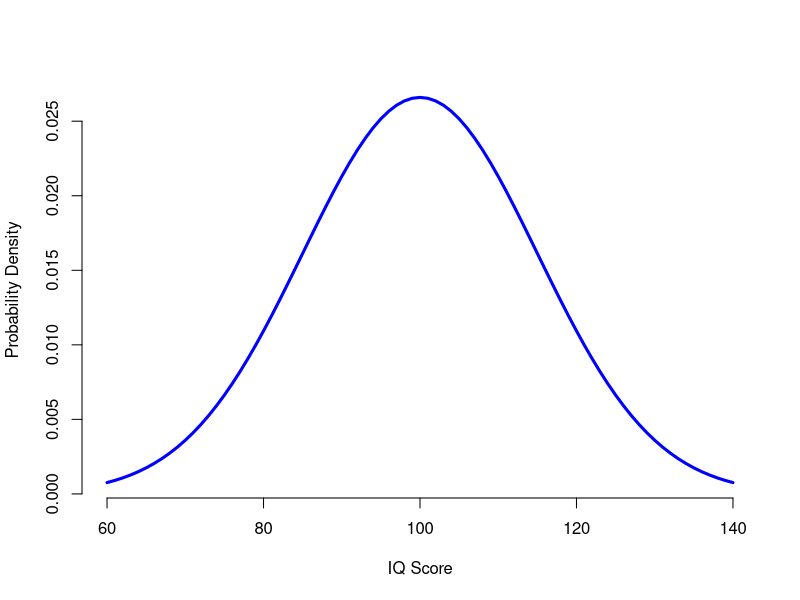
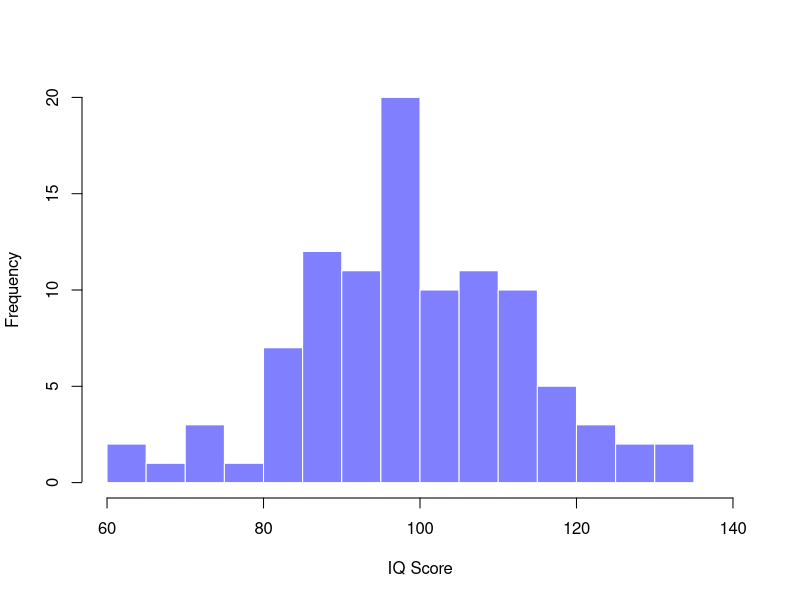
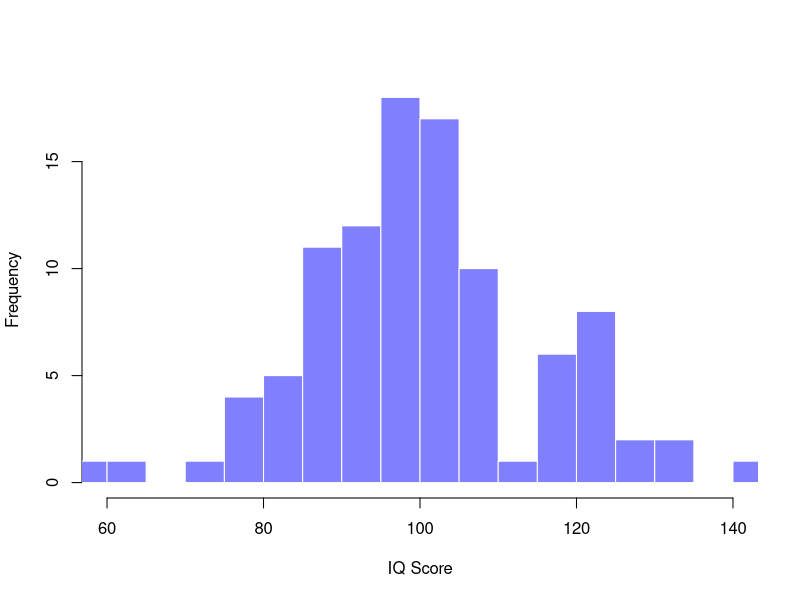
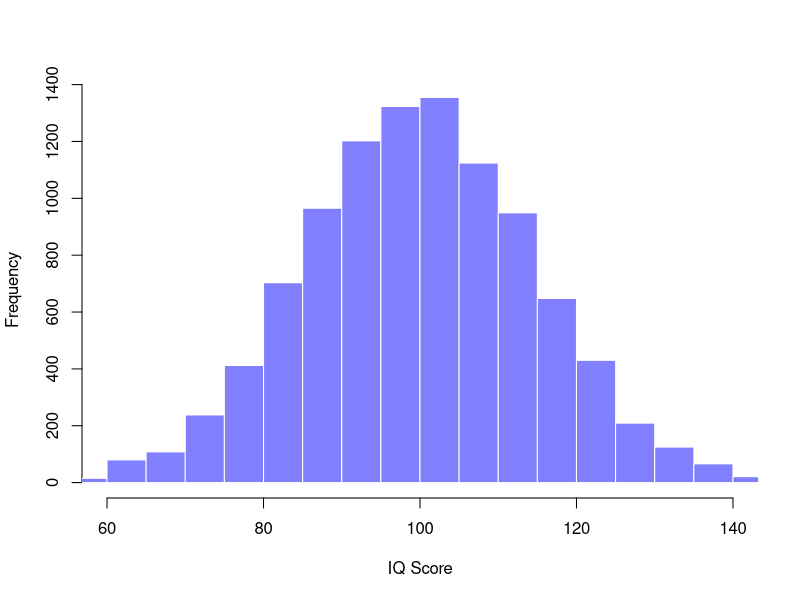

These figures' R source, in order: (Note: this script raises an error after producing the figures.)
## ---- chunk 1
knitr::opts_chunk$set(echo = TRUE)
## ---- chunk 2
estImg <- list()
emphCol <- rgb(0,0,1)
emphColLight <- rgb(.5,.5,1)
emphGrey <- grey(.5)
colour <- TRUE
	width <- 4.5
	height <- 4.5
	
	# plot
	x <- 60:140
	y <- dnorm(x,100,15)
	plot(x,y,lwd=3,type="l",col=ifelse(colour,emphCol,"black"),
		xlab="IQ Score", ylab="Probability Density",frame.plot=FALSE
	)
	
	
	# function to do all the work
	plotSamples <- function( n ) {
		
		IQ <- rnorm(n, 100, 15)
		hist( IQ, breaks=seq(10,180,5), border="white", 
			col=ifelse(colour,emphColLight,emphGrey),
			xlab="IQ Score", ylab="Frequency", xlim=c(60,140),
			main=""
		)
		print( paste( "n=",n,"mean=",mean(IQ), "sd=",sd(IQ) ) )
	}
	
	# plot two different sample sizes
	plotSamples(100)
	plotSamples(100)
	plotSamples(10000)
## ---- chunk 3
qnorm(p = c(0.025,0.975))
## ---- chunk 4
qt(p = .975, df = 10000)
## ---- chunk 5
    cuantil = qnorm(c(0.025,0.975))
    sqrt_n = sqrt(60)
    mean_muestra = 1000
    varianza = 200

    IC = 1000+cuantil*varianza/sqrt_n
    IC
## ---- chunk 6
    alpha = 1-0.9
    cuantil = qnorm(c(1-alpha/2))
    cuantil
## ---- chunk 7
n = (cuantil*varianza/50)**2
n
## ---- chunk 8
x_1_var = 77.46
x_2_var = 76.742
s_1 = 2.47
s_2 = 1.356
n = 50
sp = sqrt( ((n-1)*s_1 + (n-1)*s_2)/(2*n-2) )
alpha = 0.01
sumy = sqrt(2/n)

t  = qt(c(alpha/2,1-alpha/2), 98)
## ---- chunk 9
IC = x_1_var - x_2_var + t*sp*sum
IC
#IC2 = x_1_var - x_2_var + t*sqrt(s_1/n + s_2/n)
## ---- chunk 10
    s= 2.47
    n = 50
    alpha = 0.05
    sup = qchisq(alpha/2,n-1)
    inf = qchisq(1-alpha/2,n-1)

    numerador = (n-1)*s
    IC = c(numerador/inf, numerador/sup)
